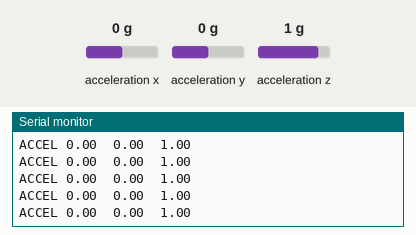
This sketch was run on a simulated Arduino Uno, built with avr-gcc and run on an emulated ATmega328P. On the bench: the last lines printed to the serial monitor. Wiring (inferred from the names in the program): ADXL345 accelerometer at I2C address 0x53. The test bench sets the inputs (shaded band); at power-on: acceleration x 0 g, acceleration y 0 g, acceleration z 1 g.

Above: at 1.2 s.
1.3 s: acceleration x set to -1.4 g
At 1.9 s:
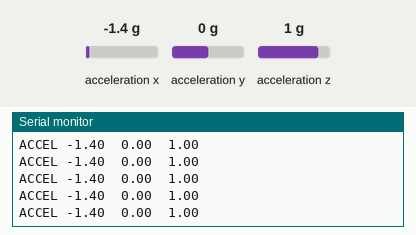
2.8 s: acceleration x set to 0 g
At 3.9 s:
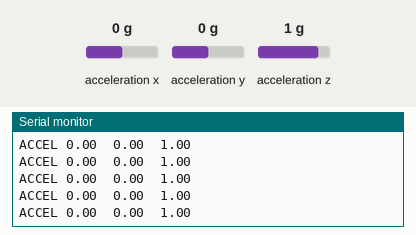
5.8 s: acceleration y set to -1.4 g
At 6.9 s:
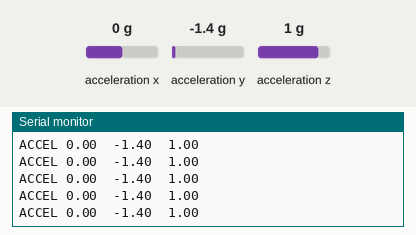
7.3 s: acceleration z set to -1.4 g
At 8.2 s:
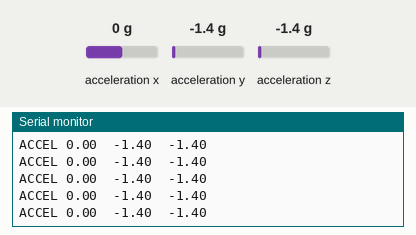
8.8 s: acceleration y set to 0 g
At 9.9 s:
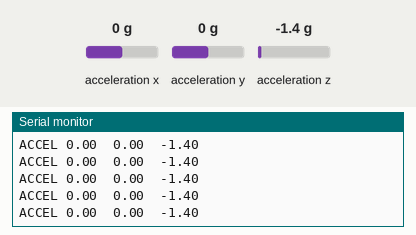
11.8 s: acceleration z set to 0 g
At 12.6 s:
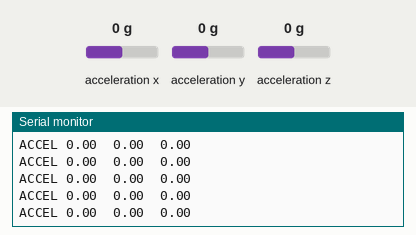
Timing chart, 0 to 14.8 s (numbered marks = the images above; inputs shaded):
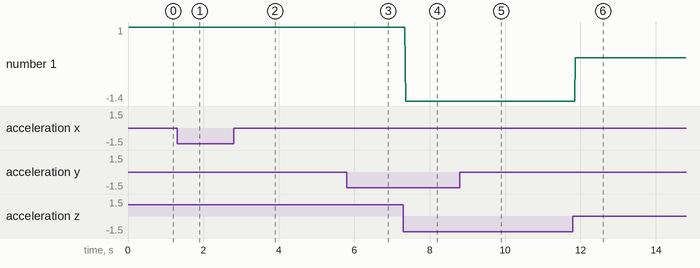

Measured:
- after the input at 1.3 s, the serial monitor: prints a new line after 0.07 s (image 1)
- after the input at 5.8 s, the serial monitor: prints a new line after 0.08 s (image 3)
- after the input at 7.3 s, the serial monitor: prints a new line after 0.06 s (image 4)
- after the input at 8.8 s, the serial monitor: prints a new line after 0.07 s (image 5)
- after the input at 11.8 s, the serial monitor: prints a new line after 0.07 s (image 6)

The sketch:

project25-three-axis.ino
```cpp
/*
keyestudio super learning kit
Project 25
ADXL345
http//www.keyestudio.com
*/
#include <Wire.h>
// Registers for ADXL345
#define ADXL345_ADDRESS (0xA6 >> 1)  // address for device is 8 bit but shift to the
                                     // right by 1 bit to make it 7 bit because the
                                     // wire library only takes in 7 bit addresses
#define ADXL345_REGISTER_XLSB (0x32)

int accelerometer_data[3];
// void because this only tells the cip to send data to its output register
// writes data to the slave's buffer
void i2c_write(int address, byte reg, byte data) {
  // Send output register address
  Wire.beginTransmission(address);
  // Connect to device
  Wire.write(reg);
  // Send data
  Wire.write(data); //low byte
  Wire.endTransmission();
}

// void because using pointers
// microcontroller reads data from the sensor's input register
void i2c_read(int address, byte reg, int count, byte* data) {
  // Used to read the number of data received
  int i = 0;
  // Send input register address
  Wire.beginTransmission(address);
  // Connect to device
  Wire.write(reg);
  Wire.endTransmission();

  // Connect to device
  Wire.beginTransmission(address);
  // Request data from slave
  // Count stands for number of bytes to request
  Wire.requestFrom(address, count);
  while(Wire.available()) // slave may send less than requested
  {
    char c = Wire.read(); // receive a byte as character
    data[i] = c;
    i++;
  }
  Wire.endTransmission();
}

void init_adxl345() {
  byte data = 0;

  i2c_write(ADXL345_ADDRESS, 0x31, 0x0B);   // 13-bit mode  +_ 16g
  i2c_write(ADXL345_ADDRESS, 0x2D, 0x08);   // Power register

  i2c_write(ADXL345_ADDRESS, 0x1E, 0x00);   // x
  i2c_write(ADXL345_ADDRESS, 0x1F, 0x00);   // Y
  i2c_write(ADXL345_ADDRESS, 0x20, 0x05);   // Z

  // Check to see if it worked!
  i2c_read(ADXL345_ADDRESS, 0X00, 1, &data);
  if(data==0xE5)
    Serial.println("it work Success");
  else
    Serial.println("it work Fail");
}

void read_adxl345() {
  byte bytes[6];
  memset(bytes,0,6);

  // Read 6 bytes from the ADXL345
  i2c_read(ADXL345_ADDRESS, ADXL345_REGISTER_XLSB, 6, bytes);
  // Unpack data
  for (int i=0;i<3;++i) {
    accelerometer_data[i] = (int)bytes[2*i] + (((int)bytes[2*i + 1]) << 8);
  }
}
// initialise and start everything
void setup() {
  Wire.begin();
  Serial.begin(9600);
  for(int i=0; i<3; ++i) {
    accelerometer_data[i]  = 0;
  }
  init_adxl345();
}


void loop() {
  read_adxl345();
  Serial.print("ACCEL ");
  Serial.print(float(accelerometer_data[0])*3.9/1000);//3.9mg/LSB scale factor in 13-bit mode
  Serial.print("\t");
  Serial.print(float(accelerometer_data[1])*3.9/1000);
  Serial.print("\t");
  Serial.print(float(accelerometer_data[2])*3.9/1000);
  Serial.print("\n");
  delay(10);
}
```
